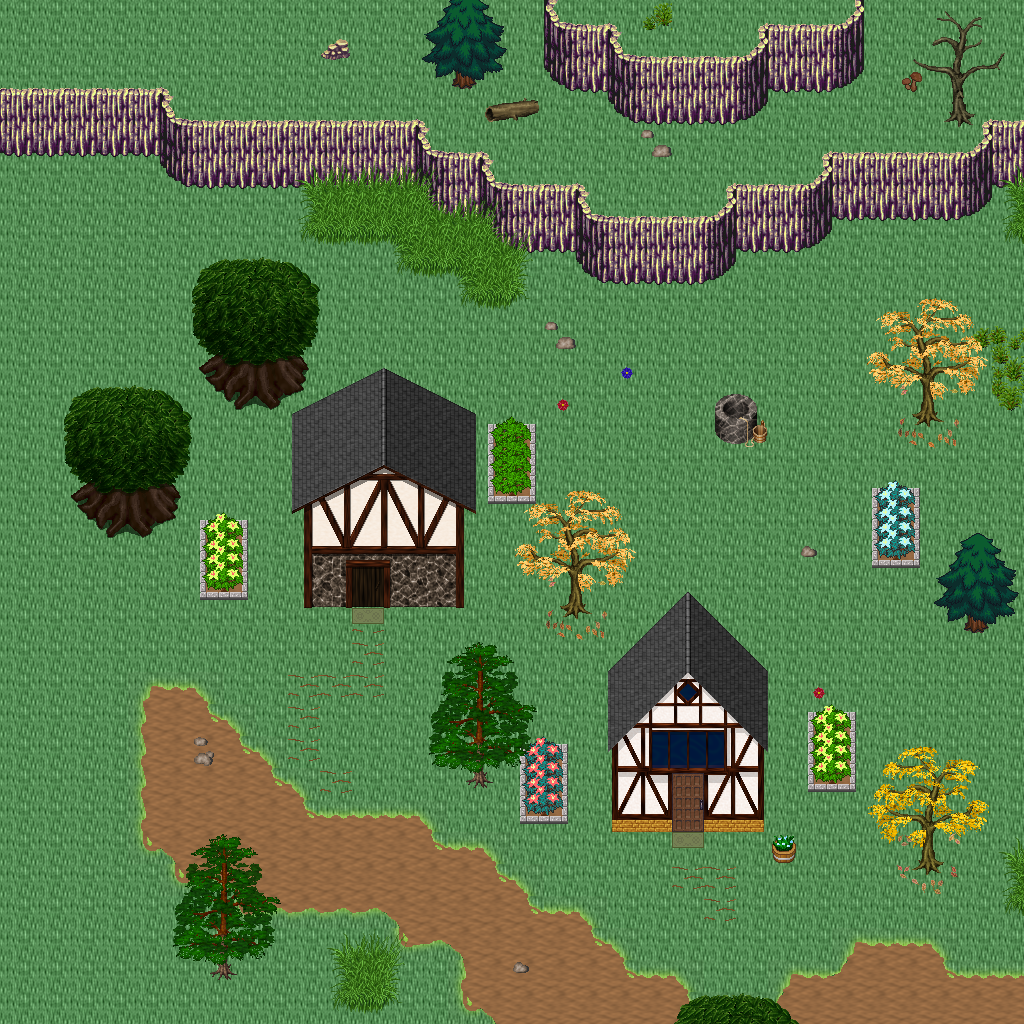

Rendered tile map (Tiled .tmx) drawn with the repository's tilesets; below, a short description and the map source with its tile grids summarised:
An orthogonal 32x32 tile map with 32x32 px tiles, 5 tile layers (Ground, Objects, Objects2, Above, ...), 1 hidden layer not drawn, 33 tilesets.

<map version="1.10" tiledversion="1.11.0" orientation="orthogonal" renderorder="right-down" width="32" height="32" tilewidth="32" tileheight="32" infinite="0" nextlayerid="11" nextobjectid="1">
 <tileset firstgid="1" name="logic_collision" tilewidth="32" tileheight="32" tilecount="1" columns="1">
  <image source="../drawable/logic_collision.png" width="32" height="32" />
 </tileset>
 <tileset firstgid="2" name="ground_ground" tilewidth="32" tileheight="32" tilecount="33" columns="3">
  <image source="../drawable/ground_ground.png" width="96" height="352" />
 </tileset>
 <tileset firstgid="35" name="building_house_3" tilewidth="32" tileheight="32" tilecount="48" columns="6">
  <image source="../drawable/building_house_3.png" width="192" height="256" />
 </tileset>
 <tileset firstgid="83" name="building_house_chalet" tilewidth="32" tileheight="32" tilecount="56" columns="7">
  <image source="../drawable/building_house_chalet.png" width="224" height="256" />
 </tileset>
 <tileset firstgid="139" name="terrain_grassland" tilewidth="32" tileheight="32" tilecount="88" columns="8">
  <image source="../drawable/terrain_grassland.png" width="256" height="352" />
 </tileset>
 <tileset firstgid="227" name="ground_grass_edges" tilewidth="32" tileheight="32" tilecount="36" columns="12">
  <image source="../drawable/ground_grass_edges.png" width="384" height="96" />
 </tileset>
 <tileset firstgid="263" name="ground_grass_corners" tilewidth="32" tileheight="32" tilecount="24" columns="6">
  <image source="../drawable/ground_grass_corners.png" width="192" height="128" />
 </tileset>
 <tileset firstgid="287" name="ground_grass_2" tilewidth="32" tileheight="32" tilecount="21" columns="3">
  <image source="../drawable/ground_grass_2.png" width="96" height="224" />
 </tileset>
 <tileset firstgid="308" name="plant_tree_fall_trees" tilewidth="32" tileheight="32" tilecount="40" columns="8">
  <image source="../drawable/plant_tree_fall_trees.png" width="256" height="160" />
 </tileset>
 <tileset firstgid="348" name="plant_tree_pine_tree" tilewidth="32" tileheight="32" tilecount="20" columns="4">
  <image source="../drawable/plant_tree_pine_tree.png" width="128" height="160" />
 </tileset>
 <tileset firstgid="368" name="plant_tree_pine_tree_1" tilewidth="32" tileheight="32" tilecount="20" columns="4">
  <image source="../drawable/plant_tree_pine_tree_1.png" width="128" height="160" />
 </tileset>
 <tileset firstgid="388" name="plant_tree_tree_darkgreen" tilewidth="32" tileheight="32" tilecount="88" columns="8">
  <image source="../drawable/plant_tree_tree_darkgreen.png" width="256" height="352" />
 </tileset>
 <tileset firstgid="476" name="plant_tree_evergreen" tilewidth="32" tileheight="32" tilecount="36" columns="3">
  <image source="../drawable/plant_tree_evergreen.png" width="96" height="384" />
 </tileset>
 <tileset firstgid="512" name="plant_tree_dead_tree_3" tilewidth="32" tileheight="32" tilecount="16" columns="4">
  <image source="../drawable/plant_tree_dead_tree_3.png" width="128" height="128" />
 </tileset>
 <tileset firstgid="528" name="plant_stump_hollow_logs" tilewidth="32" tileheight="32" tilecount="6" columns="3">
  <image source="../drawable/plant_stump_hollow_logs.png" width="96" height="64" />
 </tileset>
 <tileset firstgid="534" name="plant_stump_stump_purple" tilewidth="32" tileheight="32" tilecount="4" columns="2">
  <image source="../drawable/plant_stump_stump_purple.png" width="64" height="64" />
 </tileset>
 <tileset firstgid="538" name="plant_leaves" tilewidth="32" tileheight="32" tilecount="8" columns="4">
  <image source="../drawable/plant_leaves.png" width="128" height="64" />
 </tileset>
 <tileset firstgid="546" name="building_door_brown_door" tilewidth="32" tileheight="32" tilecount="3" columns="1">
  <image source="../drawable/building_door_brown_door.png" width="32" height="96" />
 </tileset>
 <tileset firstgid="549" name="item_pot_barrel_with_flower" tilewidth="32" tileheight="32" tilecount="2" columns="2">
  <image source="../drawable/item_pot_barrel_with_flower.png" width="64" height="32" />
 </tileset>
 <tileset firstgid="551" name="ground_rock_pebbles" tilewidth="32" tileheight="32" tilecount="3" columns="1">
  <image source="../drawable/ground_rock_pebbles.png" width="32" height="96" />
 </tileset>
 <tileset firstgid="554" name="plant_mushroom3" tilewidth="32" tileheight="32" tilecount="2" columns="2">
  <image source="../drawable/plant_mushroom3.png" width="64" height="32" />
 </tileset>
 <tileset firstgid="556" name="plant_bush_large_green" tilewidth="32" tileheight="32" tilecount="9" columns="3">
  <image source="../drawable/plant_bush_large_green.png" width="96" height="96" />
 </tileset>
 <tileset firstgid="565" name="plant_flower_daisy_blue" tilewidth="32" tileheight="32" tilecount="8" columns="2">
  <image source="../drawable/plant_flower_daisy_blue.png" width="64" height="128" />
 </tileset>
 <tileset firstgid="573" name="plant_flower_daisy_red" tilewidth="32" tileheight="32" tilecount="8" columns="2">
  <image source="../drawable/plant_flower_daisy_red.png" width="64" height="128" />
 </tileset>
 <tileset firstgid="581" name="plant_flower_daisy_white" tilewidth="32" tileheight="32" tilecount="8" columns="2">
  <image source="../drawable/plant_flower_daisy_white.png" width="64" height="128" />
 </tileset>
 <tileset firstgid="589" name="plant_flower_daisy_yellow" tilewidth="32" tileheight="32" tilecount="8" columns="2">
  <image source="../drawable/plant_flower_daisy_yellow.png" width="64" height="128" />
 </tileset>
 <tileset firstgid="597" name="plant_flower_stone_edge_beds" tilewidth="32" tileheight="32" tilecount="24" columns="8">
  <image source="../drawable/plant_flower_stone_edge_beds.png" width="256" height="96" />
 </tileset>
 <tileset firstgid="621" name="logic_creature_human_evil" tilewidth="32" tileheight="32" tilecount="16" columns="8">
  <image source="../drawable/logic_creature_human_evil.png" width="256" height="64" />
 </tileset>
 <tileset firstgid="637" name="logic_creature_animal" tilewidth="32" tileheight="32" tilecount="32" columns="8">
  <image source="../drawable/logic_creature_animal.png" width="256" height="128" />
 </tileset>
 <tileset firstgid="669" name="ground_tall_grass" tilewidth="32" tileheight="32" tilecount="15" columns="5">
  <image source="../drawable/ground_tall_grass.png" width="160" height="96" />
 </tileset>
 <tileset firstgid="684" name="logic_creature_reptile" tilewidth="32" tileheight="32" tilecount="7" columns="7">
  <image source="../drawable/logic_creature_reptile.png" width="224" height="32" />
 </tileset>
 <tileset firstgid="691" name="logic_creature_fowl" tilewidth="32" tileheight="32" tilecount="6" columns="6">
  <image source="../drawable/logic_creature_fowl.png" width="192" height="32" />
 </tileset>
 <tileset firstgid="697" name="object_stone_well" tilewidth="32" tileheight="32" tilecount="6" columns="2">
  <image source="../drawable/object_stone_well.png" width="64" height="96" />
 </tileset>
 <layer id="1" name="Ground" width="32" height="32">
  <data>[1024 cells, 1024 non-empty, 2 distinct tile ids]</data>
 </layer>
 <layer id="2" name="Objects" width="32" height="32">
  <data>[1024 cells, 252 non-empty, 61 distinct tile ids]</data>
 </layer>
 <layer id="3" name="Objects2" width="32" height="32">
  <data>[1024 cells, 118 non-empty, 66 distinct tile ids]</data>
 </layer>
 <layer id="4" name="Above" width="32" height="32">
  <data>[1024 cells, 149 non-empty, 109 distinct tile ids]</data>
 </layer>
 <layer id="5" name="Above2" width="32" height="32">
  <data>[1024 cells, 44 non-empty, 28 distinct tile ids]</data>
 </layer>
 <layer id="6" name="Walkable" width="32" height="32" visible="0">
  <data>[1024 cells, 312 non-empty, 1 distinct tile ids]</data>
 </layer>
 <objectgroup id="7" name="Mapevents" />
 <objectgroup id="8" name="Spawn" />
 <objectgroup id="9" name="Keys" />
 <objectgroup id="10" name="Replace" />
</map>
